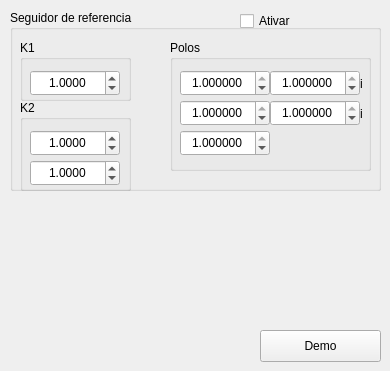
    <widget class="QWidget" name="tab_3">
     <attribute name="title">
      <string/>
     </attribute>
     <widget class="QGroupBox" name="groupBox_seguidorDeRef">
      <property name="geometry">
       <rect>
        <x>10</x>
        <y>10</y>
        <width>371</width>
        <height>181</height>
       </rect>
      </property>
      <property name="title">
       <string>Seguidor de referencia</string>
      </property>
      <widget class="QGroupBox" name="groupBox_k1">
       <property name="geometry">
        <rect>
         <x>10</x>
         <y>30</y>
         <width>111</width>
         <height>61</height>
        </rect>
       </property>
       <property name="title">
        <string>K1</string>
       </property>
       <widget class="QDoubleSpinBox" name="doubleSpinBox_k1">
        <property name="geometry">
         <rect>
          <x>10</x>
          <y>30</y>
          <width>90</width>
          <height>26</height>
         </rect>
        </property>
        <property name="sizePolicy">
         <sizepolicy hsizetype="Minimum" vsizetype="Minimum">
          <horstretch>0</horstretch>
          <verstretch>0</verstretch>
         </sizepolicy>
        </property>
        <property name="alignment">
         <set>Qt::AlignCenter</set>
        </property>
        <property name="decimals">
         <number>4</number>
        </property>
        <property name="minimum">
         <double>-100000.000000000000000</double>
        </property>
        <property name="maximum">
         <double>100000.000000000000000</double>
        </property>
        <property name="singleStep">
         <double>0.100000000000000</double>
        </property>
        <property name="value">
         <double>1.000000000000000</double>
        </property>
       </widget>
      </widget>
      <widget class="QGroupBox" name="groupBox_k2">
       <property name="geometry">
        <rect>
         <x>10</x>
         <y>90</y>
         <width>111</width>
         <height>91</height>
        </rect>
       </property>
       <property name="title">
        <string>K2</string>
       </property>
       <widget class="QDoubleSpinBox" name="doubleSpinBox_k2_1">
        <property name="geometry">
         <rect>
          <x>10</x>
          <y>30</y>
          <width>90</width>
          <height>26</height>
         </rect>
        </property>
        <property name="sizePolicy">
         <sizepolicy hsizetype="Minimum" vsizetype="Minimum">
          <horstretch>0</horstretch>
          <verstretch>0</verstretch>
         </sizepolicy>
        </property>
        <property name="alignment">
         <set>Qt::AlignCenter</set>
        </property>
        <property name="decimals">
         <number>4</number>
        </property>
        <property name="minimum">
         <double>-100000.000000000000000</double>
        </property>
        <property name="maximum">
         <double>100000.000000000000000</double>
        </property>
        <property name="singleStep">
         <double>0.100000000000000</double>
        </property>
        <property name="value">
         <double>1.000000000000000</double>
        </property>
       </widget>
       <widget class="QDoubleSpinBox" name="doubleSpinBox_k2_2">
        <property name="geometry">
         <rect>
          <x>10</x>
          <y>60</y>
          <width>90</width>
          <height>26</height>
         </rect>
        </property>
        <property name="sizePolicy">
         <sizepolicy hsizetype="Minimum" vsizetype="Minimum">
          <horstretch>0</horstretch>
          <verstretch>0</verstretch>
         </sizepolicy>
        </property>
        <property name="alignment">
         <set>Qt::AlignCenter</set>
        </property>
        <property name="decimals">
         <number>4</number>
        </property>
        <property name="minimum">
         <double>-100000.000000000000000</double>
        </property>
        <property name="maximum">
         <double>100000.000000000000000</double>
        </property>
        <property name="singleStep">
         <double>0.100000000000000</double>
        </property>
        <property name="value">
         <double>1.000000000000000</double>
        </property>
       </widget>
      </widget>
      <widget class="QGroupBox" name="groupBox_polos_seg">
       <property name="geometry">
        <rect>
         <x>160</x>
         <y>30</y>
         <width>201</width>
         <height>131</height>
        </rect>
       </property>
       <property name="title">
        <string>Polos</string>
       </property>
       <widget class="QDoubleSpinBox" name="doubleSpinBox_polo1Re_seg">
        <property name="geometry">
         <rect>
          <x>10</x>
          <y>30</y>
          <width>90</width>
          <height>26</height>
         </rect>
        </property>
        <property name="sizePolicy">
         <sizepolicy hsizetype="Minimum" vsizetype="Minimum">
          <horstretch>0</horstretch>
          <verstretch>0</verstretch>
         </sizepolicy>
        </property>
        <property name="alignment">
         <set>Qt::AlignCenter</set>
        </property>
        <property name="decimals">
         <number>6</number>
        </property>
        <property name="minimum">
         <double>-1.000000000000000</double>
        </property>
        <property name="maximum">
         <double>1.000000000000000</double>
        </property>
        <property name="singleStep">
         <double>0.010000000000000</double>
        </property>
        <property name="value">
         <double>1.000000000000000</double>
        </property>
       </widget>
       <widget class="QDoubleSpinBox" name="doubleSpinBox_polo2Re_seg">
        <property name="geometry">
         <rect>
          <x>10</x>
          <y>60</y>
          <width>90</width>
          <height>26</height>
         </rect>
        </property>
        <property name="sizePolicy">
         <sizepolicy hsizetype="Minimum" vsizetype="Minimum">
          <horstretch>0</horstretch>
          <verstretch>0</verstretch>
         </sizepolicy>
        </property>
        <property name="alignment">
         <set>Qt::AlignCenter</set>
        </property>
        <property name="decimals">
         <number>6</number>
        </property>
        <property name="minimum">
         <double>-1.000000000000000</double>
        </property>
        <property name="maximum">
         <double>1.000000000000000</double>
        </property>
        <property name="singleStep">
         <double>0.010000000000000</double>
        </property>
        <property name="value">
         <double>1.000000000000000</double>
        </property>
       </widget>
       <widget class="QDoubleSpinBox" name="doubleSpinBox_polo1Im_seg">
        <property name="geometry">
         <rect>
          <x>100</x>
          <y>30</y>
          <width>90</width>
          <height>26</height>
         </rect>
        </property>
        <property name="sizePolicy">
         <sizepolicy hsizetype="Minimum" vsizetype="Minimum">
          <horstretch>0</horstretch>
          <verstretch>0</verstretch>
         </sizepolicy>
        </property>
        <property name="alignment">
         <set>Qt::AlignCenter</set>
        </property>
        <property name="decimals">
         <number>6</number>
        </property>
        <property name="minimum">
         <double>-1.000000000000000</double>
        </property>
        <property name="maximum">
         <double>1.000000000000000</double>
        </property>
        <property name="singleStep">
         <double>0.010000000000000</double>
        </property>
        <property name="value">
         <double>1.000000000000000</double>
        </property>
       </widget>
       <widget class="QDoubleSpinBox" name="doubleSpinBox_polo2Im_seg">
        <property name="geometry">
         <rect>
          <x>100</x>
          <y>60</y>
          <width>90</width>
          <height>26</height>
         </rect>
        </property>
        <property name="sizePolicy">
         <sizepolicy hsizetype="Minimum" vsizetype="Minimum">
          <horstretch>0</horstretch>
          <verstretch>0</verstretch>
         </sizepolicy>
        </property>
        <property name="alignment">
         <set>Qt::AlignCenter</set>
        </property>
        <property name="decimals">
         <number>6</number>
        </property>
        <property name="minimum">
         <double>-1.000000000000000</double>
        </property>
        <property name="maximum">
         <double>1.000000000000000</double>
        </property>
        <property name="singleStep">
         <double>0.010000000000000</double>
        </property>
        <property name="value">
         <double>1.000000000000000</double>
        </property>
       </widget>
       <widget class="QLabel" name="label_p1i_seg">
        <property name="geometry">
         <rect>
          <x>190</x>
          <y>35</y>
          <width>16</width>
          <height>17</height>
         </rect>
        </property>
        <property name="text">
         <string>i</string>
        </property>
       </widget>
       <widget class="QLabel" name="label_p2i_seg">
        <property name="geometry">
         <rect>
          <x>190</x>
          <y>65</y>
          <width>16</width>
          <height>17</height>
         </rect>
        </property>
        <property name="text">
         <string>i</string>
        </property>
       </widget>
       <widget class="QDoubleSpinBox" name="doubleSpinBox_polo3Re_seg">
        <property name="geometry">
         <rect>
          <x>10</x>
          <y>90</y>
          <width>90</width>
          <height>26</height>
         </rect>
        </property>
        <property name="sizePolicy">
         <sizepolicy hsizetype="Minimum" vsizetype="Minimum">
          <horstretch>0</horstretch>
          <verstretch>0</verstretch>
         </sizepolicy>
        </property>
        <property name="alignment">
         <set>Qt::AlignCenter</set>
        </property>
        <property name="decimals">
         <number>6</number>
        </property>
        <property name="minimum">
         <double>-1.000000000000000</double>
        </property>
        <property name="maximum">
         <double>1.000000000000000</double>
        </property>
        <property name="singleStep">
         <double>0.010000000000000</double>
        </property>
        <property name="value">
         <double>1.000000000000000</double>
        </property>
       </widget>
      </widget>
     </widget>
     <widget class="QPushButton" name="demo">
      <property name="geometry">
       <rect>
        <x>260</x>
        <y>330</y>
        <width>121</width>
        <height>32</height>
       </rect>
      </property>
      <property name="text">
       <string>Demo</string>
      </property>
      <property name="checkable">
       <bool>true</bool>
      </property>
      <property name="checked">
       <bool>false</bool>
      </property>
     </widget>
     <widget class="QCheckBox" name="checkBox_seguidor_ativar">
      <property name="geometry">
       <rect>
        <x>240</x>
        <y>10</y>
        <width>97</width>
        <height>22</height>
       </rect>
      </property>
      <property name="text">
       <string>Ativar</string>
      </property>
     </widget>
    </widget>
